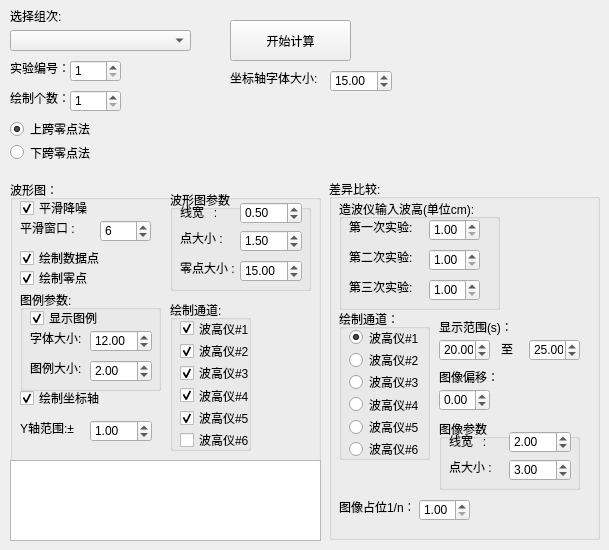
   <widget class="QWidget" name="tab">
    <attribute name="title">
     <string>实验1</string>
    </attribute>
    <widget class="QPushButton" name="StartProc_sy1">
     <property name="geometry">
      <rect>
       <x>230</x>
       <y>20</y>
       <width>121</width>
       <height>41</height>
      </rect>
     </property>
     <property name="text">
      <string>开始计算</string>
     </property>
    </widget>
    <widget class="QComboBox" name="filelist_sy1">
     <property name="geometry">
      <rect>
       <x>10</x>
       <y>30</y>
       <width>181</width>
       <height>21</height>
      </rect>
     </property>
     <property name="currentText">
      <string/>
     </property>
    </widget>
    <widget class="QLabel" name="label_5">
     <property name="geometry">
      <rect>
       <x>10</x>
       <y>10</y>
       <width>54</width>
       <height>12</height>
      </rect>
     </property>
     <property name="text">
      <string>选择组次:</string>
     </property>
    </widget>
    <widget class="QLabel" name="label_11">
     <property name="geometry">
      <rect>
       <x>10</x>
       <y>60</y>
       <width>81</width>
       <height>16</height>
      </rect>
     </property>
     <property name="frameShape">
      <enum>QFrame::NoFrame</enum>
     </property>
     <property name="text">
      <string>实验编号：</string>
     </property>
     <property name="textFormat">
      <enum>Qt::AutoText</enum>
     </property>
     <property name="scaledContents">
      <bool>false</bool>
     </property>
     <property name="wordWrap">
      <bool>false</bool>
     </property>
     <property name="margin">
      <number>0</number>
     </property>
     <property name="indent">
      <number>-1</number>
     </property>
     <property name="openExternalLinks">
      <bool>false</bool>
     </property>
    </widget>
    <widget class="QSpinBox" name="spinBox_index_sy1">
     <property name="geometry">
      <rect>
       <x>70</x>
       <y>60</y>
       <width>51</width>
       <height>22</height>
      </rect>
     </property>
     <property name="wrapping">
      <bool>false</bool>
     </property>
     <property name="minimum">
      <number>1</number>
     </property>
     <property name="maximum">
      <number>3</number>
     </property>
    </widget>
    <widget class="QWidget" name="verticalLayoutWidget_5">
     <property name="geometry">
      <rect>
       <x>10</x>
       <y>120</y>
       <width>160</width>
       <height>41</height>
      </rect>
     </property>
     <layout class="QVBoxLayout" name="verticalLayout_5">
      <item>
       <widget class="QRadioButton" name="shangkua_Radiobtn_sy1">
        <property name="text">
         <string>上跨零点法</string>
        </property>
        <property name="checked">
         <bool>true</bool>
        </property>
       </widget>
      </item>
      <item>
       <widget class="QRadioButton" name="xiakua_Radiobtn_sy1">
        <property name="text">
         <string>下跨零点法</string>
        </property>
       </widget>
      </item>
     </layout>
    </widget>
    <widget class="QLabel" name="label_12">
     <property name="geometry">
      <rect>
       <x>10</x>
       <y>90</y>
       <width>81</width>
       <height>16</height>
      </rect>
     </property>
     <property name="frameShape">
      <enum>QFrame::NoFrame</enum>
     </property>
     <property name="text">
      <string>绘制个数：</string>
     </property>
     <property name="textFormat">
      <enum>Qt::AutoText</enum>
     </property>
     <property name="scaledContents">
      <bool>false</bool>
     </property>
     <property name="wordWrap">
      <bool>false</bool>
     </property>
     <property name="margin">
      <number>0</number>
     </property>
     <property name="indent">
      <number>-1</number>
     </property>
     <property name="openExternalLinks">
      <bool>false</bool>
     </property>
    </widget>
    <widget class="QSpinBox" name="spinBox_number_sy1">
     <property name="geometry">
      <rect>
       <x>70</x>
       <y>90</y>
       <width>51</width>
       <height>22</height>
      </rect>
     </property>
     <property name="wrapping">
      <bool>false</bool>
     </property>
     <property name="minimum">
      <number>1</number>
     </property>
     <property name="maximum">
      <number>3</number>
     </property>
    </widget>
    <widget class="QGroupBox" name="groupBox_7">
     <property name="geometry">
      <rect>
       <x>10</x>
       <y>180</y>
       <width>311</width>
       <height>361</height>
      </rect>
     </property>
     <property name="title">
      <string>波形图：</string>
     </property>
     <widget class="QLabel" name="label_10">
      <property name="geometry">
       <rect>
        <x>10</x>
        <y>40</y>
        <width>71</width>
        <height>16</height>
       </rect>
      </property>
      <property name="text">
       <string>平滑窗口 : </string>
      </property>
     </widget>
     <widget class="QCheckBox" name="checkBox_sy1_bDrawPoints">
      <property name="geometry">
       <rect>
        <x>10</x>
        <y>70</y>
        <width>81</width>
        <height>16</height>
       </rect>
      </property>
      <property name="text">
       <string>绘制数据点</string>
      </property>
      <property name="checked">
       <bool>true</bool>
      </property>
     </widget>
     <widget class="QSpinBox" name="spinBox_smoothWindowSize_sy1">
      <property name="geometry">
       <rect>
        <x>90</x>
        <y>40</y>
        <width>51</width>
        <height>22</height>
       </rect>
      </property>
      <property name="value">
       <number>6</number>
      </property>
     </widget>
     <widget class="QCheckBox" name="checkBox_sy1_bSmoothData">
      <property name="geometry">
       <rect>
        <x>10</x>
        <y>20</y>
        <width>68</width>
        <height>16</height>
       </rect>
      </property>
      <property name="text">
       <string>平滑降噪</string>
      </property>
      <property name="checked">
       <bool>true</bool>
      </property>
     </widget>
     <widget class="QGroupBox" name="groupBox_6">
      <property name="geometry">
       <rect>
        <x>160</x>
        <y>10</y>
        <width>141</width>
        <height>101</height>
       </rect>
      </property>
      <property name="title">
       <string>波形图参数</string>
      </property>
      <property name="flat">
       <bool>false</bool>
      </property>
      <widget class="QLabel" name="label_13">
       <property name="geometry">
        <rect>
         <x>10</x>
         <y>14</y>
         <width>71</width>
         <height>16</height>
        </rect>
       </property>
       <property name="text">
        <string>线宽   : </string>
       </property>
      </widget>
      <widget class="QDoubleSpinBox" name="sy1_waveformLineWidth">
       <property name="geometry">
        <rect>
         <x>70</x>
         <y>12</y>
         <width>62</width>
         <height>22</height>
        </rect>
       </property>
       <property name="singleStep">
        <double>0.100000000000000</double>
       </property>
       <property name="value">
        <double>0.500000000000000</double>
       </property>
      </widget>
      <widget class="QDoubleSpinBox" name="sy1_waveformPointsScale">
       <property name="geometry">
        <rect>
         <x>70</x>
         <y>40</y>
         <width>62</width>
         <height>22</height>
        </rect>
       </property>
       <property name="singleStep">
        <double>0.100000000000000</double>
       </property>
       <property name="value">
        <double>1.500000000000000</double>
       </property>
      </widget>
      <widget class="QLabel" name="label_14">
       <property name="geometry">
        <rect>
         <x>10</x>
         <y>40</y>
         <width>71</width>
         <height>16</height>
        </rect>
       </property>
       <property name="text">
        <string>点大小 : </string>
       </property>
      </widget>
      <widget class="QDoubleSpinBox" name="sy1_waveformZeroPointsScale">
       <property name="geometry">
        <rect>
         <x>70</x>
         <y>70</y>
         <width>62</width>
         <height>22</height>
        </rect>
       </property>
       <property name="singleStep">
        <double>1.000000000000000</double>
       </property>
       <property name="value">
        <double>15.000000000000000</double>
       </property>
      </widget>
      <widget class="QLabel" name="label_34">
       <property name="geometry">
        <rect>
         <x>10</x>
         <y>70</y>
         <width>71</width>
         <height>16</height>
        </rect>
       </property>
       <property name="text">
        <string>零点大小 : </string>
       </property>
      </widget>
     </widget>
     <widget class="QGroupBox" name="groupBox_5">
      <property name="geometry">
       <rect>
        <x>160</x>
        <y>120</y>
        <width>81</width>
        <height>151</height>
       </rect>
      </property>
      <property name="title">
       <string>绘制通道:</string>
      </property>
      <widget class="QWidget" name="verticalLayoutWidget_6">
       <property name="geometry">
        <rect>
         <x>10</x>
         <y>20</y>
         <width>81</width>
         <height>128</height>
        </rect>
       </property>
       <layout class="QVBoxLayout" name="verticalLayout_6">
        <item>
         <widget class="QCheckBox" name="checkBox_sy1_ch_1">
          <property name="text">
           <string>波高仪#1</string>
          </property>
          <property name="checked">
           <bool>true</bool>
          </property>
         </widget>
        </item>
        <item>
         <widget class="QCheckBox" name="checkBox_sy1_ch_2">
          <property name="text">
           <string>波高仪#2</string>
          </property>
          <property name="checked">
           <bool>true</bool>
          </property>
         </widget>
        </item>
        <item>
         <widget class="QCheckBox" name="checkBox_sy1_ch_3">
          <property name="text">
           <string>波高仪#3</string>
          </property>
          <property name="checked">
           <bool>true</bool>
          </property>
         </widget>
        </item>
        <item>
         <widget class="QCheckBox" name="checkBox_sy1_ch_4">
          <property name="text">
           <string>波高仪#4</string>
          </property>
          <property name="checked">
           <bool>true</bool>
          </property>
         </widget>
        </item>
        <item>
         <widget class="QCheckBox" name="checkBox_sy1_ch_5">
          <property name="text">
           <string>波高仪#5</string>
          </property>
          <property name="checked">
           <bool>true</bool>
          </property>
         </widget>
        </item>
        <item>
         <widget class="QCheckBox" name="checkBox_sy1_ch_6">
          <property name="text">
           <string>波高仪#6</string>
          </property>
         </widget>
        </item>
       </layout>
      </widget>
     </widget>
     <widget class="QCheckBox" name="checkBox_sy1_bDrawZeroPoints">
      <property name="geometry">
       <rect>
        <x>10</x>
        <y>90</y>
        <width>81</width>
        <height>16</height>
       </rect>
      </property>
      <property name="text">
       <string>绘制零点</string>
      </property>
      <property name="checked">
       <bool>true</bool>
      </property>
     </widget>
     <widget class="QGroupBox" name="groupBox_8">
      <property name="geometry">
       <rect>
        <x>10</x>
        <y>110</y>
        <width>141</width>
        <height>101</height>
       </rect>
      </property>
      <property name="title">
       <string>图例参数:</string>
      </property>
      <widget class="QLabel" name="label_15">
       <property name="geometry">
        <rect>
         <x>10</x>
         <y>40</y>
         <width>71</width>
         <height>16</height>
        </rect>
       </property>
       <property name="text">
        <string>字体大小: </string>
       </property>
      </widget>
      <widget class="QDoubleSpinBox" name="sy1_waveformFontSize">
       <property name="geometry">
        <rect>
         <x>70</x>
         <y>40</y>
         <width>62</width>
         <height>22</height>
        </rect>
       </property>
       <property name="singleStep">
        <double>0.500000000000000</double>
       </property>
       <property name="value">
        <double>12.000000000000000</double>
       </property>
      </widget>
      <widget class="QLabel" name="label_16">
       <property name="geometry">
        <rect>
         <x>10</x>
         <y>70</y>
         <width>71</width>
         <height>16</height>
        </rect>
       </property>
       <property name="text">
        <string>图例大小: </string>
       </property>
      </widget>
      <widget class="QDoubleSpinBox" name="sy1_MarkerSize">
       <property name="geometry">
        <rect>
         <x>70</x>
         <y>70</y>
         <width>62</width>
         <height>22</height>
        </rect>
       </property>
       <property name="singleStep">
        <double>0.100000000000000</double>
       </property>
       <property name="value">
        <double>2.000000000000000</double>
       </property>
      </widget>
      <widget class="QCheckBox" name="checkBox_sy1_bDrawLegend">
       <property name="geometry">
        <rect>
         <x>10</x>
         <y>20</y>
         <width>81</width>
         <height>16</height>
        </rect>
       </property>
       <property name="text">
        <string>显示图例</string>
       </property>
       <property name="checked">
        <bool>true</bool>
       </property>
      </widget>
     </widget>
     <widget class="QCheckBox" name="checkBox_sy1_bDrawAxis">
      <property name="geometry">
       <rect>
        <x>10</x>
        <y>210</y>
        <width>81</width>
        <height>16</height>
       </rect>
      </property>
      <property name="text">
       <string>绘制坐标轴</string>
      </property>
      <property name="checked">
       <bool>true</bool>
      </property>
     </widget>
     <widget class="QTextEdit" name="sy1_WaveFormOut">
      <property name="geometry">
       <rect>
        <x>0</x>
        <y>280</y>
        <width>311</width>
        <height>81</height>
       </rect>
      </property>
      <property name="font">
       <font>
        <pointsize>6</pointsize>
       </font>
      </property>
      <property name="readOnly">
       <bool>true</bool>
      </property>
     </widget>
     <widget class="QLabel" name="label_21">
      <property name="geometry">
       <rect>
        <x>10</x>
        <y>240</y>
        <width>61</width>
        <height>16</height>
       </rect>
      </property>
      <property name="text">
       <string>Y轴范围:±</string>
      </property>
     </widget>
     <widget class="QDoubleSpinBox" name="sy1_waveformYScale">
      <property name="geometry">
       <rect>
        <x>80</x>
        <y>240</y>
        <width>62</width>
        <height>22</height>
       </rect>
      </property>
      <property name="minimum">
       <double>-10.000000000000000</double>
      </property>
      <property name="maximum">
       <double>10.000000000000000</double>
      </property>
      <property name="singleStep">
       <double>0.500000000000000</double>
      </property>
      <property name="value">
       <double>1.000000000000000</double>
      </property>
     </widget>
    </widget>
    <widget class="QGroupBox" name="groupBox_13">
     <property name="geometry">
      <rect>
       <x>329</x>
       <y>179</y>
       <width>271</width>
       <height>361</height>
      </rect>
     </property>
     <property name="title">
      <string>差异比较:</string>
     </property>
     <widget class="QGroupBox" name="groupBox_14">
      <property name="geometry">
       <rect>
        <x>10</x>
        <y>20</y>
        <width>161</width>
        <height>111</height>
       </rect>
      </property>
      <property name="toolTip">
       <string>波高H:2cm~10cm</string>
      </property>
      <property name="title">
       <string>造波仪输入波高(单位cm):</string>
      </property>
      <property name="flat">
       <bool>false</bool>
      </property>
      <property name="checkable">
       <bool>false</bool>
      </property>
      <widget class="QDoubleSpinBox" name="sy1_contrastform_H_1">
       <property name="geometry">
        <rect>
         <x>90</x>
         <y>20</y>
         <width>51</width>
         <height>22</height>
        </rect>
       </property>
       <property name="minimum">
        <double>1.000000000000000</double>
       </property>
       <property name="maximum">
        <double>10.000000000000000</double>
       </property>
       <property name="singleStep">
        <double>1.000000000000000</double>
       </property>
       <property name="value">
        <double>1.000000000000000</double>
       </property>
      </widget>
      <widget class="QLabel" name="label_22">
       <property name="geometry">
        <rect>
         <x>10</x>
         <y>20</y>
         <width>71</width>
         <height>16</height>
        </rect>
       </property>
       <property name="text">
        <string>第一次实验:</string>
       </property>
      </widget>
      <widget class="QDoubleSpinBox" name="sy1_contrastform_H_2">
       <property name="geometry">
        <rect>
         <x>90</x>
         <y>50</y>
         <width>51</width>
         <height>22</height>
        </rect>
       </property>
       <property name="minimum">
        <double>1.000000000000000</double>
       </property>
       <property name="maximum">
        <double>10.000000000000000</double>
       </property>
       <property name="singleStep">
        <double>1.000000000000000</double>
       </property>
       <property name="value">
        <double>1.000000000000000</double>
       </property>
      </widget>
      <widget class="QLabel" name="label_29">
       <property name="geometry">
        <rect>
         <x>10</x>
         <y>50</y>
         <width>71</width>
         <height>16</height>
        </rect>
       </property>
       <property name="text">
        <string>第二次实验:</string>
       </property>
      </widget>
      <widget class="QLabel" name="label_30">
       <property name="geometry">
        <rect>
         <x>10</x>
         <y>80</y>
         <width>71</width>
         <height>16</height>
        </rect>
       </property>
       <property name="text">
        <string>第三次实验:</string>
       </property>
      </widget>
      <widget class="QDoubleSpinBox" name="sy1_contrastform_H_3">
       <property name="geometry">
        <rect>
         <x>90</x>
         <y>80</y>
         <width>51</width>
         <height>22</height>
        </rect>
       </property>
       <property name="minimum">
        <double>1.000000000000000</double>
       </property>
       <property name="maximum">
        <double>10.000000000000000</double>
       </property>
       <property name="singleStep">
        <double>1.000000000000000</double>
       </property>
       <property name="value">
        <double>1.000000000000000</double>
       </property>
      </widget>
     </widget>
     <widget class="QGroupBox" name="groupBox_15">
      <property name="geometry">
       <rect>
        <x>10</x>
        <y>130</y>
        <width>91</width>
        <height>151</height>
       </rect>
      </property>
      <property name="title">
       <string>绘制通道：</string>
      </property>
      <widget class="QWidget" name="verticalLayoutWidget_7">
       <property name="geometry">
        <rect>
         <x>10</x>
         <y>20</y>
         <width>71</width>
         <height>128</height>
        </rect>
       </property>
       <layout class="QVBoxLayout" name="verticalLayout_7">
        <item>
         <widget class="QRadioButton" name="sy1_contract_ch_1">
          <property name="text">
           <string>波高仪#1</string>
          </property>
          <property name="checked">
           <bool>true</bool>
          </property>
         </widget>
        </item>
        <item>
         <widget class="QRadioButton" name="sy1_contract_ch_2">
          <property name="text">
           <string>波高仪#2</string>
          </property>
         </widget>
        </item>
        <item>
         <widget class="QRadioButton" name="sy1_contract_ch_3">
          <property name="text">
           <string>波高仪#3</string>
          </property>
         </widget>
        </item>
        <item>
         <widget class="QRadioButton" name="sy1_contract_ch_4">
          <property name="text">
           <string>波高仪#4</string>
          </property>
         </widget>
        </item>
        <item>
         <widget class="QRadioButton" name="sy1_contract_ch_5">
          <property name="text">
           <string>波高仪#5</string>
          </property>
         </widget>
        </item>
        <item>
         <widget class="QRadioButton" name="sy1_contract_ch_6">
          <property name="text">
           <string>波高仪#6</string>
          </property>
         </widget>
        </item>
       </layout>
      </widget>
     </widget>
     <widget class="QLabel" name="label_35">
      <property name="geometry">
       <rect>
        <x>110</x>
        <y>140</y>
        <width>71</width>
        <height>16</height>
       </rect>
      </property>
      <property name="text">
       <string>显示范围(s)：</string>
      </property>
     </widget>
     <widget class="QDoubleSpinBox" name="sy1_contrastform_ShowRange">
      <property name="geometry">
       <rect>
        <x>110</x>
        <y>160</y>
        <width>51</width>
        <height>22</height>
       </rect>
      </property>
      <property name="decimals">
       <number>2</number>
      </property>
      <property name="minimum">
       <double>1.000000000000000</double>
      </property>
      <property name="maximum">
       <double>50.000000000000000</double>
      </property>
      <property name="singleStep">
       <double>1.000000000000000</double>
      </property>
      <property name="stepType">
       <enum>QAbstractSpinBox::DefaultStepType</enum>
      </property>
      <property name="value">
       <double>20.000000000000000</double>
      </property>
     </widget>
     <widget class="QDoubleSpinBox" name="sy1_contrastform_ShowRange_2">
      <property name="geometry">
       <rect>
        <x>200</x>
        <y>160</y>
        <width>51</width>
        <height>22</height>
       </rect>
      </property>
      <property name="decimals">
       <number>2</number>
      </property>
      <property name="minimum">
       <double>1.000000000000000</double>
      </property>
      <property name="maximum">
       <double>50.000000000000000</double>
      </property>
      <property name="singleStep">
       <double>1.000000000000000</double>
      </property>
      <property name="stepType">
       <enum>QAbstractSpinBox::DefaultStepType</enum>
      </property>
      <property name="value">
       <double>25.000000000000000</double>
      </property>
     </widget>
     <widget class="QLabel" name="label_36">
      <property name="geometry">
       <rect>
        <x>172</x>
        <y>162</y>
        <width>16</width>
        <height>16</height>
       </rect>
      </property>
      <property name="text">
       <string>至</string>
      </property>
     </widget>
     <widget class="QDoubleSpinBox" name="sy1_contrastform_Shift">
      <property name="geometry">
       <rect>
        <x>110</x>
        <y>210</y>
        <width>51</width>
        <height>22</height>
       </rect>
      </property>
      <property name="decimals">
       <number>2</number>
      </property>
      <property name="minimum">
       <double>-20.000000000000000</double>
      </property>
      <property name="maximum">
       <double>20.000000000000000</double>
      </property>
      <property name="singleStep">
       <double>0.010000000000000</double>
      </property>
      <property name="stepType">
       <enum>QAbstractSpinBox::DefaultStepType</enum>
      </property>
      <property name="value">
       <double>0.000000000000000</double>
      </property>
     </widget>
     <widget class="QLabel" name="label_37">
      <property name="geometry">
       <rect>
        <x>110</x>
        <y>190</y>
        <width>71</width>
        <height>16</height>
       </rect>
      </property>
      <property name="text">
       <string>图像偏移：</string>
      </property>
     </widget>
     <widget class="QGroupBox" name="groupBox_16">
      <property name="geometry">
       <rect>
        <x>110</x>
        <y>240</y>
        <width>141</width>
        <height>71</height>
       </rect>
      </property>
      <property name="title">
       <string>图像参数</string>
      </property>
      <property name="flat">
       <bool>false</bool>
      </property>
      <widget class="QLabel" name="label_44">
       <property name="geometry">
        <rect>
         <x>10</x>
         <y>14</y>
         <width>71</width>
         <height>16</height>
        </rect>
       </property>
       <property name="text">
        <string>线宽   : </string>
       </property>
      </widget>
      <widget class="QDoubleSpinBox" name="sy1_constrastLineWidth">
       <property name="geometry">
        <rect>
         <x>70</x>
         <y>12</y>
         <width>62</width>
         <height>22</height>
        </rect>
       </property>
       <property name="singleStep">
        <double>0.100000000000000</double>
       </property>
       <property name="value">
        <double>2.000000000000000</double>
       </property>
      </widget>
      <widget class="QDoubleSpinBox" name="sy1_constrastPointsScale">
       <property name="geometry">
        <rect>
         <x>70</x>
         <y>40</y>
         <width>62</width>
         <height>22</height>
        </rect>
       </property>
       <property name="singleStep">
        <double>0.100000000000000</double>
       </property>
       <property name="value">
        <double>3.000000000000000</double>
       </property>
      </widget>
      <widget class="QLabel" name="label_45">
       <property name="geometry">
        <rect>
         <x>10</x>
         <y>40</y>
         <width>71</width>
         <height>16</height>
        </rect>
       </property>
       <property name="text">
        <string>点大小 : </string>
       </property>
      </widget>
     </widget>
     <widget class="QLabel" name="label_46">
      <property name="geometry">
       <rect>
        <x>10</x>
        <y>320</y>
        <width>71</width>
        <height>16</height>
       </rect>
      </property>
      <property name="text">
       <string>图像占位1/n：</string>
      </property>
     </widget>
     <widget class="QDoubleSpinBox" name="sy1_contrastform_Position">
      <property name="geometry">
       <rect>
        <x>90</x>
        <y>320</y>
        <width>51</width>
        <height>22</height>
       </rect>
      </property>
      <property name="decimals">
       <number>2</number>
      </property>
      <property name="minimum">
       <double>1.000000000000000</double>
      </property>
      <property name="maximum">
       <double>20.000000000000000</double>
      </property>
      <property name="singleStep">
       <double>1.000000000000000</double>
      </property>
      <property name="stepType">
       <enum>QAbstractSpinBox::DefaultStepType</enum>
      </property>
      <property name="value">
       <double>1.000000000000000</double>
      </property>
     </widget>
    </widget>
    <widget class="QLabel" name="label_98">
     <property name="geometry">
      <rect>
       <x>230</x>
       <y>70</y>
       <width>91</width>
       <height>16</height>
      </rect>
     </property>
     <property name="text">
      <string>坐标轴字体大小: </string>
     </property>
    </widget>
    <widget class="QDoubleSpinBox" name="sy1_AxisFontSize">
     <property name="geometry">
      <rect>
       <x>330</x>
       <y>70</y>
       <width>62</width>
       <height>22</height>
      </rect>
     </property>
     <property name="singleStep">
      <double>0.500000000000000</double>
     </property>
     <property name="value">
      <double>15.000000000000000</double>
     </property>
    </widget>
   </widget>
